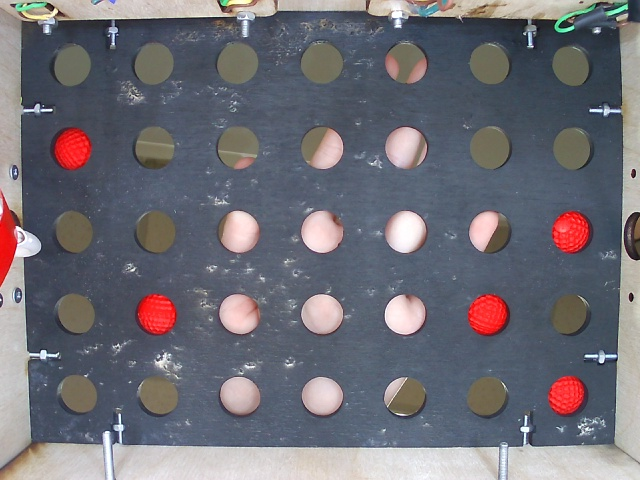
#> input picture fotos/1.jpg, 640 x 480 px
$ python -i hsv_mod.py   (imports and definitions only)
#> lines starting #> are read from the running program, lines starting #| are printed output that depends on the picture; after the words box and inside, x2 and y2 are one past the last pixel; in counts of white or black regions, pixels touching at a corner belong together
#> further down, picture is the input picture: shape (480, 640, 3); mean B, G, R 117, 109.1, 110.4
import cv2
import numpy as np
import os
import time

def balls(image,save:bool = False):
#> called with save = False
    img = image
    h,w,_=img.shape
#> h = 480; w = 640
    img=cv2.resize(img,(w,h))
    hsv = cv2.cvtColor(img, cv2.COLOR_BGR2HSV )
#> hsv: shape (480, 640, 3); mean H, S, V 90.9, 54.2, 126.5

    h1 = 0
    s1 = 158
    v1 = 109
    h2 = 180
    s2 = 255
    v2 = 255

    h_min = np.array((h1, s1, v1), np.uint8)
    h_max = np.array((h2, s2, v2), np.uint8)
    img_bin = cv2.inRange(hsv, h_min, h_max)
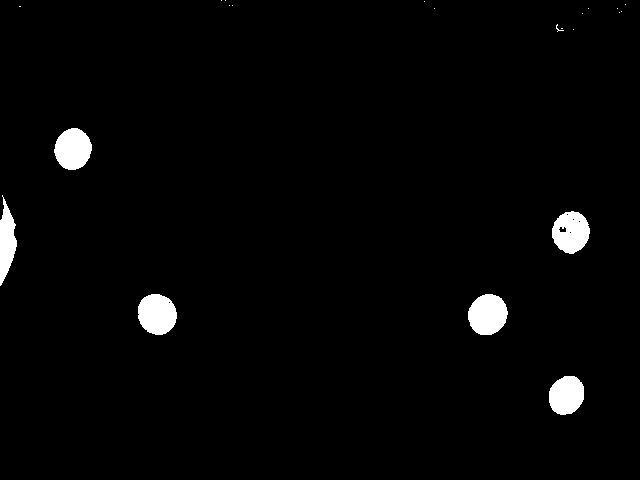
#> img_bin: shape (480, 640); 2.3% white; 22 white regions (16 under 20 px), largest, box (x1, y1, x2, y2) and area: (468, 294, 508, 335) 1272, (138, 294, 177, 335) 1260, (54, 128, 92, 170) 1208, (552, 211, 590, 254) 1200, (549, 376, 584, 415) 1091, (0, 195, 17, 286) 927

    #ch = cv2.waitKey(5)
    if save:
        t = time.time()
        cv2.imwrite(f"images/{t}.jpg", img_bin)
        res = []
        res.append(t, img_bin)
        return res

    return img_bin, image

>>> import cv2
>>> picture = cv2.imread('fotos/1.jpg')
>>> result = balls(picture)

$ run again, on fotos/2.jpg
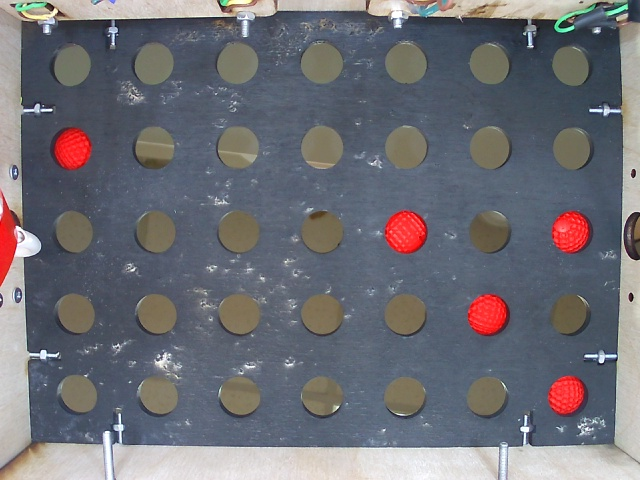
#> input picture fotos/2.jpg, 640 x 480 px
#> picture is the input picture: shape (480, 640, 3); mean B, G, R 116.8, 110, 110
#> hsv: shape (480, 640, 3); mean H, S, V 87.7, 54.1, 126.4
#> in balls, `img_bin = cv2.inRange(hsv, h_min, h_max)`:
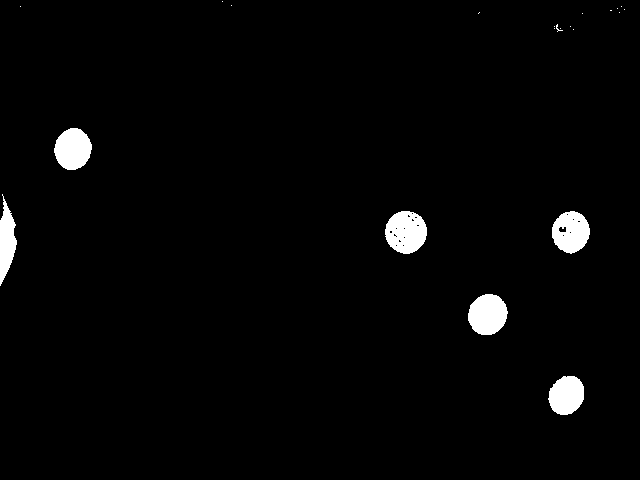
#> img_bin: shape (480, 640); 2.3% white; 22 white regions (16 under 20 px), largest, box (x1, y1, x2, y2) and area: (385, 211, 427, 254) 1378, (468, 294, 508, 335) 1268, (54, 128, 92, 170) 1210, (552, 211, 590, 254) 1198, (548, 376, 584, 415) 1092, (0, 194, 17, 286) 915
